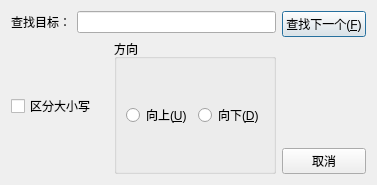
<?xml version="1.0" encoding="UTF-8"?>
<ui version="4.0">
 <class>SearchDialog</class>
 <widget class="QDialog" name="SearchDialog">
  <property name="geometry">
   <rect>
    <x>0</x>
    <y>0</y>
    <width>377</width>
    <height>185</height>
   </rect>
  </property>
  <property name="windowTitle">
   <string>查找</string>
  </property>
  <layout class="QHBoxLayout" name="horizontalLayout_4">
   <item>
    <layout class="QVBoxLayout" name="verticalLayout_2">
     <item>
      <layout class="QHBoxLayout" name="horizontalLayout">
       <item>
        <widget class="QLabel" name="label">
         <property name="text">
          <string>查找目标：</string>
         </property>
        </widget>
       </item>
       <item>
        <widget class="QLineEdit" name="searchText"/>
       </item>
      </layout>
     </item>
     <item>
      <layout class="QHBoxLayout" name="horizontalLayout_3">
       <item>
        <widget class="QCheckBox" name="cbCaseSensetive">
         <property name="text">
          <string>区分大小写</string>
         </property>
        </widget>
       </item>
       <item>
        <widget class="QGroupBox" name="groupBox">
         <property name="title">
          <string>方向</string>
         </property>
         <layout class="QHBoxLayout" name="horizontalLayout_2">
          <item>
           <widget class="QRadioButton" name="rbUp">
            <property name="text">
             <string>向上(&amp;U)</string>
            </property>
           </widget>
          </item>
          <item>
           <widget class="QRadioButton" name="rbDown">
            <property name="text">
             <string>向下(&amp;D)</string>
            </property>
           </widget>
          </item>
         </layout>
        </widget>
       </item>
      </layout>
     </item>
    </layout>
   </item>
   <item>
    <layout class="QVBoxLayout" name="verticalLayout">
     <item>
      <widget class="QPushButton" name="btFindNext">
       <property name="text">
        <string>查找下一个(&amp;F)</string>
       </property>
      </widget>
     </item>
     <item>
      <spacer name="verticalSpacer">
       <property name="orientation">
        <enum>Qt::Vertical</enum>
       </property>
       <property name="sizeHint" stdset="0">
        <size>
         <width>20</width>
         <height>40</height>
        </size>
       </property>
      </spacer>
     </item>
     <item>
      <widget class="QPushButton" name="btCancel">
       <property name="text">
        <string>取消</string>
       </property>
      </widget>
     </item>
    </layout>
   </item>
  </layout>
 </widget>
 <resources/>
 <connections/>
</ui>
